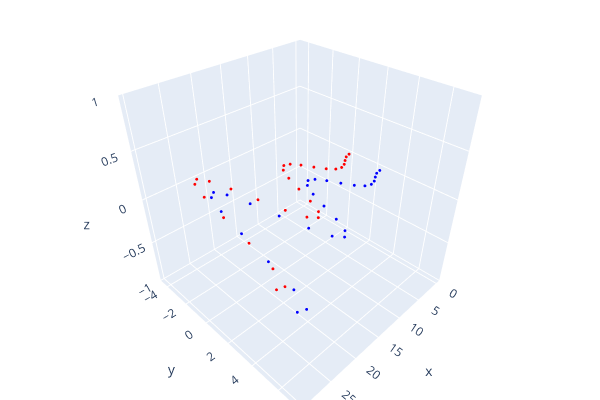

Notebook source saved alongside this figure:
### Markdown cell above
## Let's Make it iterative:

### Code cell
P = apply_t(P, T_arun.T())
correspondences = list(map(tuple, get_correspondence_indices(P, Q).astype('int')))
X = Q
Y = np.zeros_like(X)
for i, j in correspondences: 
    Y[i] = Q[j]
    
T_arun = mrob.registration.arun(Y, X)
print(T_arun.T())
vis_her(Q,P, np.asarray(T_arun.T()))

### Figure 1 — Plotly figure (JSON) as saved in the notebook; plotly's stock layout.template omitted (floating-point values rounded to 4 significant figures)
{"data": [{"marker": {"color": [[1, 0, 0], [1, 0, 0], [1, 0, 0], [1, 0, 0], [1, 0, 0], [1, 0, 0], [1, 0, 0], [1, 0, 0], [1, 0, 0], [1, 0, 0], [1, 0, 0], [1, 0, 0], [1, 0, 0], [1, 0, 0], [1, 0, 0], [1, 0, 0], [1, 0, 0], [1, 0, 0], [1, 0, 0], [1, 0, 0], [1, 0, 0], [1, 0, 0], [1, 0, 0], [1, 0, 0], [1, 0, 0], [1, 0, 0], [1, 0, 0], [1, 0, 0], [1, 0, 0], [1, 0, 0]], "size": 1}, "mode": "markers", "type": "scatter3d", "x": [0, 1, 2, 3, 4, 5, 6, 7, 8, 9, 10, 11, 12, 13, 14, 15, 16, 17, 18, 19, 20, 21, 22, 23, 24, 25, 26, 27, 28, 29], "y": [0, 0.09589, 0.3366, 0.5985, 0.7274, 0.5985, 0.1693, -0.4911, -1.211, -1.76, -1.918, -1.552, -0.6706, 0.5593, 1.84, 2.814, 3.166, 2.715, 1.484, -0.2856, -2.176, -3.695, -4.4, -4.027, -2.576, -0.3316, 2.185, 4.34, 5.547, 5.422], "z": [0, 0, 0, 0, 0, 0, 0, 0, 0, 0, 0, 0, 0, 0, 0, 0, 0, 0, 0, 0, 0, 0, 0, 0, 0, 0, 0, 0, 0, 0]}, {"marker": {"color": [[0, 0, 1], [0, 0, 1], [0, 0, 1], [0, 0, 1], [0, 0, 1], [0, 0, 1], [0, 0, 1], [0, 0, 1], [0, 0, 1], [0, 0, 1], [0, 0, 1], [0, 0, 1], [0, 0, 1], [0, 0, 1], [0, 0, 1], [0, 0, 1], [0, 0, 1], [0, 0, 1], [0, 0, 1], [0, 0, 1], [0, 0, 1], [0, 0, 1], [0, 0, 1], [0, 0, 1], [0, 0, 1], [0, 0, 1], [0, 0, 1], [0, 0, 1], [0, 0, 1], [0, 0, 1]], "size": 1}, "mode": "markers", "type": "scatter3d", "x": [0.4934, 1.496, 2.504, 3.513, 4.517, 5.511, 6.496, 7.472, 8.445, 9.425, 10.42, 11.43, 12.46, 13.51, 14.55, 15.58, 16.6, 17.58, 18.53, 19.47, 20.4, 21.35, 22.32, 23.34, 24.39, 25.47, 26.55, 27.63, 28.67, 29.67], "y": [2.576, 2.637, 2.842, 3.068, 3.162, 2.997, 2.533, 1.838, 1.083, 0.4992, 0.3056, 0.6356, 1.481, 2.675, 3.919, 4.857, 5.174, 4.687, 3.422, 1.618, -0.3066, -1.86, -2.6, -2.263, -0.8475, 1.36, 3.839, 5.958, 7.129, 6.968], "z": [0, 0, 0, 0, 0, 0, 0, 0, 0, 0, 0, 0, 0, 0, 0, 0, 0, 0, 0, 0, 0, 0, 0, 0, 0, 0, 0, 0, 0, 0]}], "layout": {"height": 400, "margin": {"b": 0, "l": 0, "r": 0, "t": 0}, "scene": {"camera": {"center": {"x": 0, "y": 0, "z": 0}, "up": {"x": 0, "y": 0, "z": 1}}}, "showlegend": false, "width": 600}}
